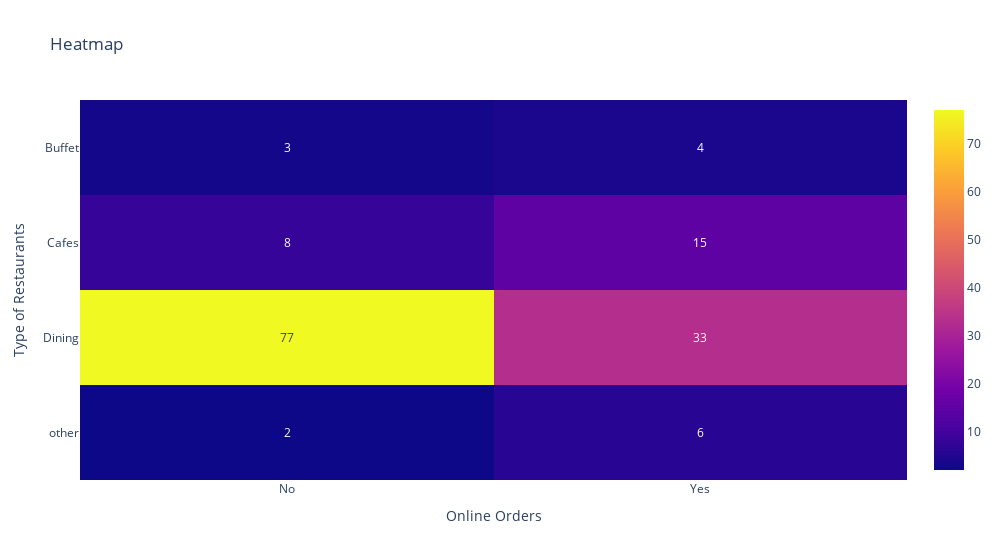

Notebook code for this chart:
### Code cell
fig = px.imshow(
    df_OR,
    text_auto=True,
    title='Heatmap',
    aspect='auto'
)
fig.update_layout(
    template='plotly_white',
    width=1000,
    xaxis_title='Online Orders',
    yaxis_title='Type of Restaurants',
)
fig.show()

### Figure 1 — Plotly figure (JSON) as saved in the notebook; plotly's stock layout.template omitted (floating-point values rounded to 4 significant figures)
{"data": [{"coloraxis": "coloraxis", "hovertemplate": "online_order: %{x}<br>listed_in(type): %{y}<br>color: %{z}<extra></extra>", "name": "0", "texttemplate": "%{z}", "type": "heatmap", "x": ["No", "Yes"], "xaxis": "x", "y": ["Buffet", "Cafes", "Dining", "other"], "yaxis": "y", "z": [[3, 4], [8, 15], [77, 33], [2, 6]]}], "layout": {"coloraxis": {"colorscale": [[0, "#0d0887"], [0.1111, "#46039f"], [0.2222, "#7201a8"], [0.3333, "#9c179e"], [0.4444, "#bd3786"], [0.5556, "#d8576b"], [0.6667, "#ed7953"], [0.7778, "#fb9f3a"], [0.8889, "#fdca26"], [1, "#f0f921"]]}, "title": {"text": "Heatmap"}, "width": 1000, "xaxis": {"anchor": "y", "domain": [0, 1], "title": {"text": "Online Orders"}}, "yaxis": {"anchor": "x", "autorange": "reversed", "domain": [0, 1], "title": {"text": "Type of Restaurants"}}}}
